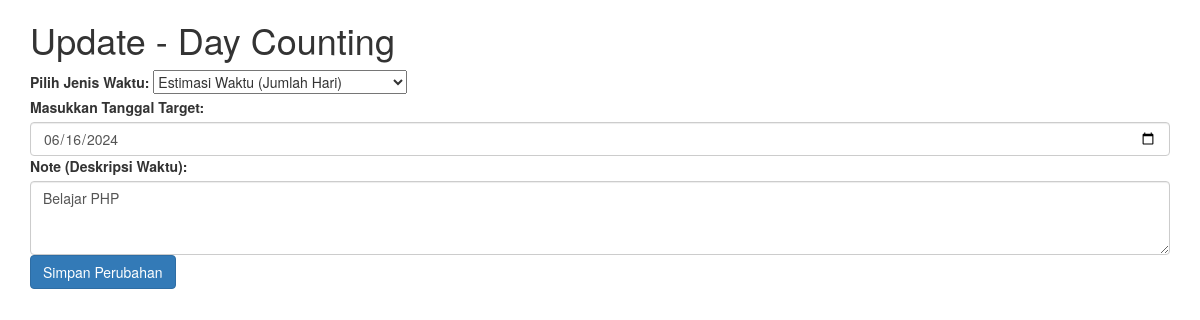
The app's page /edit.php?id=12 with its own data.
### tables this page shows
CREATE TABLE `hitung_hari` (
  `id` int(11) NOT NULL,
  `jenis_input` varchar(20) NOT NULL,
  `tanggal_input` timestamp NOT NULL DEFAULT current_timestamp(),
  `tanggal_target` date DEFAULT NULL,
  `jumlah_hari` int(11) DEFAULT NULL,
  `note` text DEFAULT NULL
);

### edit.php (the view, shortened to what this page needs)
<?php
if (isset($_GET['id'])) {
  $id = $_GET['id'];
  $conn = new mysqli("localhost", "root", "", "ex_crud_brg2");
  $sql = "SELECT * FROM hitung_hari WHERE id = $id";
  $result = $conn->query($sql);
  if ($result->num_rows > 0) {
    $row = $result->fetch_assoc();
  } else {
    echo "Data not found.";
  }
} else {
  echo "ID not provided.";
}
?>
<!DOCTYPE html>
<html lang="en">
<head>
 <link rel="stylesheet" href="https://maxcdn.bootstrapcdn.com/bootstrap/3.3.7/css/bootstrap.min.css">
  <link rel="stylesheet" href="https://cdnjs.cloudflare.com/ajax/libs/fancybox/2.1.5/jquery.fancybox.min.css" media="screen"></head>
</head>
<body>
  <div class="container mt-5">
    <h1 class="mb-4">Update - Day Counting</h1>
    <form action="" method="post">
      <div class="mb-3">
        <label for="jenisWaktu" class="form-label">Pilih Jenis Waktu:</label>
        <select class="form-select" id="jenisWaktu" name="jenisWaktu" required>
          <option value="estimasi" <?php echo ($row['jenis_input'] === 'estimasi') ? 'selected' : ''; ?>>Estimasi Waktu (Jumlah Hari)</option>
        </select>
      </div>
      <div id="inputContainer">
        <label for="targetDate" class="form-label">Masukkan Tanggal Target:</label>
        <input class="form-control input-field" type="date" id="targetDate" name="targetDate" value="<?php echo $row['tanggal_target']; ?>" required>
      </div>
      <div class="mb-3">
        <label for="note" class="form-label">Note (Deskripsi Waktu):</label>
        <textarea class="form-control" id="note" name="note" rows="3" required><?php echo $row['note']; ?></textarea>
      </div>
      <button type="submit" class="btn btn-primary">Simpan Perubahan</button>
    </form>
  </div>
</body>
</html>

### records on screen
hitung_hari: jenisWaktu "Estimasi Waktu (Jumlah Hari)", targetDate "06/16/2024", note "Belajar PHP"
